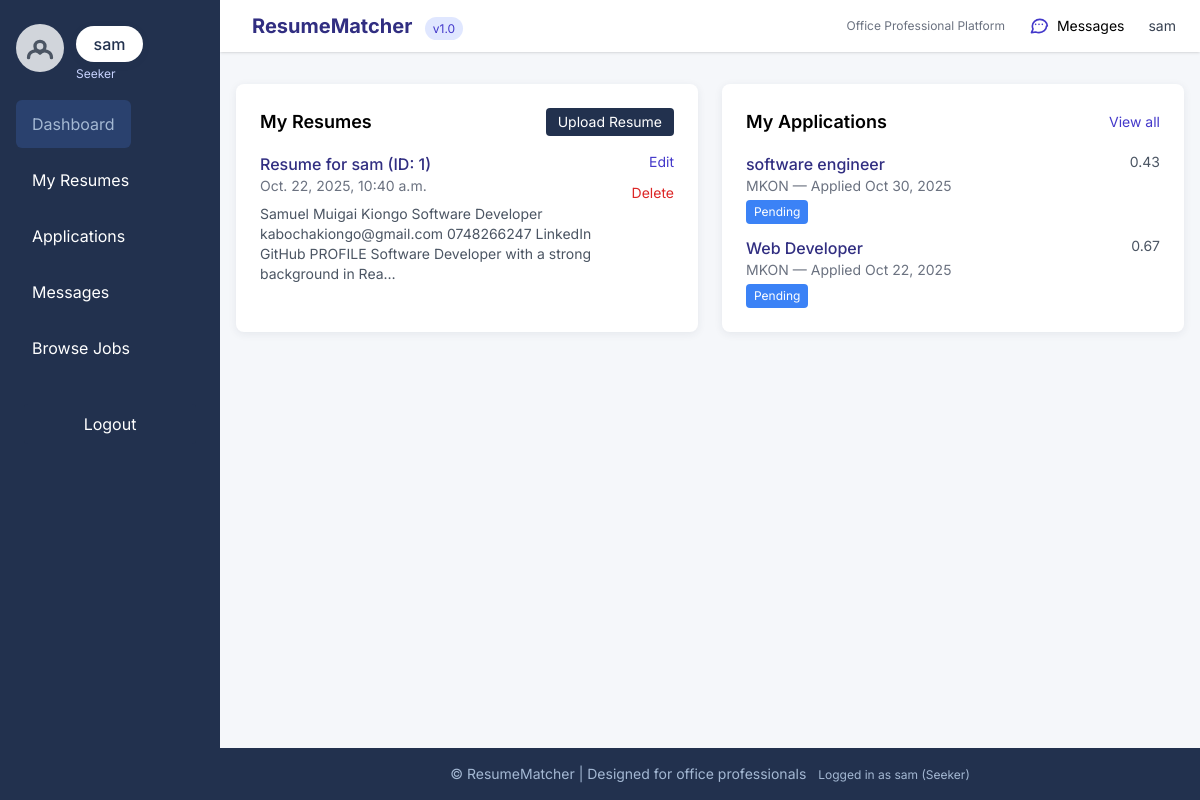
The app's page /dashboard/seeker/ (signed in), older data.
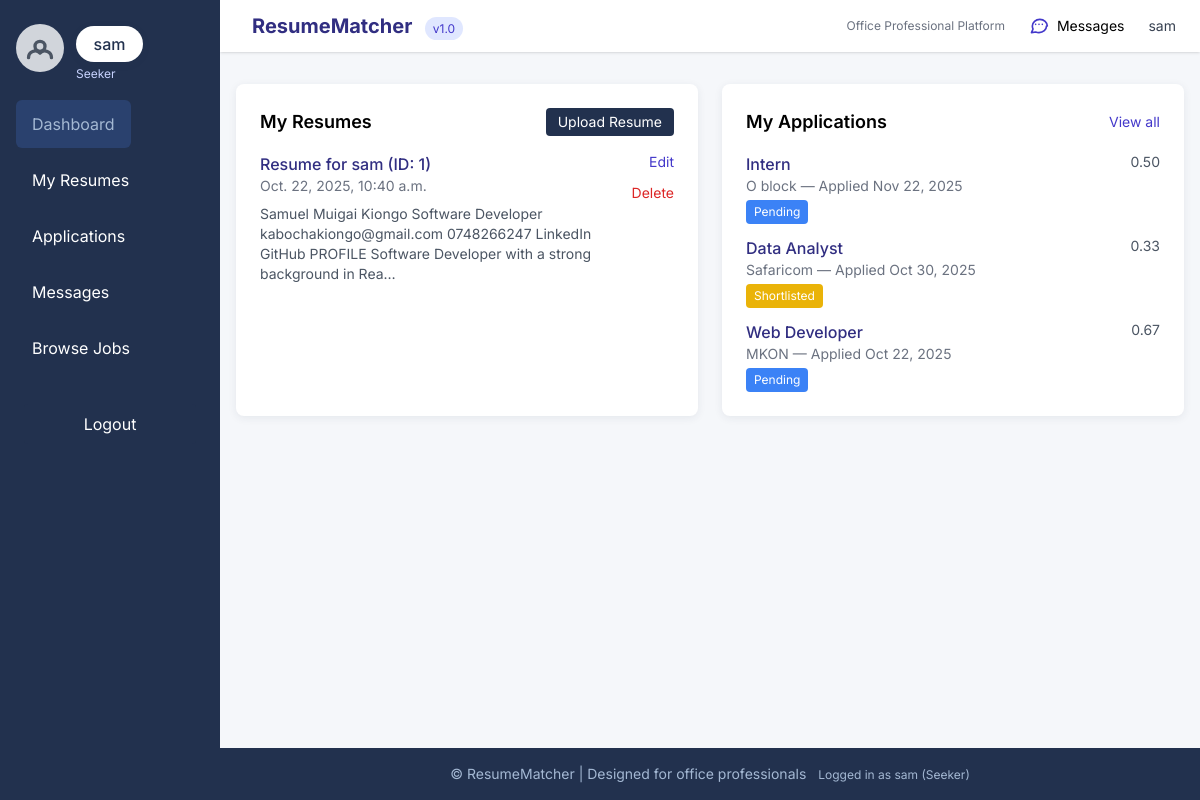
The same page, newer data.
### core/models.py (models this page shows, shortened)
class User(AbstractUser):
    USER_TYPES = (
        ('seeker', 'Job Seeker'),
        ('recruiter', 'Recruiter'),
        ('admin', 'Admin'),
    )
    account_type = models.CharField(max_length=10, choices=USER_TYPES, default='seeker')
    email = models.EmailField(unique=True)
    profile_picture = models.ImageField(upload_to='profiles/', blank=True, null=True)
    created_at = models.DateTimeField(auto_now_add=True)
    updated_at = models.DateTimeField(auto_now=True)
    class Meta:
        db_table = 'users'
        verbose_name = 'User'
        verbose_name_plural = 'Users'

class Resume(models.Model):
    resume_id = models.AutoField(primary_key=True)
    user = models.ForeignKey(User, on_delete=models.CASCADE, related_name='resumes')
    file = models.FileField(upload_to='resumes/', blank=True, null=True)
    extracted_text = models.TextField(blank=True, null=True)
    skills = models.ManyToManyField(Skill, blank=True, related_name='resumes')
    summary = models.TextField(blank=True, null=True)
    match_score = models.FloatField(
        default=0.0,
        validators=[MinValueValidator(0.0), MaxValueValidator(1.0)]
    )
    uploaded_at = models.DateTimeField(auto_now_add=True)
    updated_at = models.DateTimeField(auto_now=True)
    class Meta:
        db_table = 'resumes'
        verbose_name = 'Resume'
        verbose_name_plural = 'Resumes'
        ordering = ['-uploaded_at']
    def __str__(self):
        return f"Resume for {self.user.username} (ID: {self.resume_id})"

class Application(models.Model):
    STATUS_CHOICES = (
        ('pending', 'Pending'),
        ('shortlisted', 'Shortlisted'),
        ('rejected', 'Rejected'),
        ('hired', 'Hired'),
    )
    application_id = models.AutoField(primary_key=True)
    user = models.ForeignKey(User, on_delete=models.CASCADE, related_name='applications')
    job = models.ForeignKey(Job_Posting, on_delete=models.CASCADE, related_name='applications')
    resume = models.ForeignKey(
        Resume, on_delete=models.SET_NULL, null=True, blank=True, related_name='applications'
    )
    status = models.CharField(max_length=20, choices=STATUS_CHOICES, default='pending')
    match_score = models.FloatField(
        default=0.0,
        validators=[MinValueValidator(0.0), MaxValueValidator(1.0)],
        help_text="AI-generated match score (0-1)"
    )
    ai_feedback = models.TextField(blank=True, null=True)
    submission_date = models.DateTimeField(auto_now_add=True)
    updated_at = models.DateTimeField(auto_now=True)
    class Meta:
        db_table = 'applications'
        constraints = [
            models.UniqueConstraint(fields=['user', 'job'], name='unique_user_job_application')
        ]
        verbose_name = 'Application'
        verbose_name_plural = 'Applications'
        ordering = ['-submission_date']

class Job_Posting(models.Model):
    job_id = models.AutoField(primary_key=True)
    title = models.CharField(max_length=200)
    company = models.CharField(max_length=200)
    location = models.CharField(max_length=100, blank=True)
    description = models.TextField()
    requirements = models.ManyToManyField(Skill, blank=True, related_name='job_postings')
    requirements_text = models.TextField(blank=True, null=True, help_text="Optional free-text requirements")
    salary_range = models.CharField(max_length=50, blank=True, help_text="e.g., 'KES 50,000 - 100,000'")
    posted_by = models.ForeignKey(
        User, on_delete=models.CASCADE, related_name='posted_jobs',
        limit_choices_to={'account_type': 'recruiter'}
    )
    duration_min_months = models.PositiveSmallIntegerField(
        blank=True,
        null=True,
        validators=[MinValueValidator(0), MaxValueValidator(120)],
        help_text="Minimum expected duration in months (0 = open/indefinite)"
    )
    duration_max_months = models.PositiveSmallIntegerField(
        blank=True,
        null=True,
        validators=[MinValueValidator(0), MaxValueValidator(120)],
        help_text="Maximum expected duration in months (leave blank for open-ended)"
    )
    application_deadline = models.DateTimeField(
        blank=True,
        null=True,
        help_text="Optional deadline (date & time). After this time applications will be closed."
    )
    is_active = models.BooleanField(default=True)
    created_at = models.DateTimeField(auto_now_add=True)
    updated_at = models.DateTimeField(auto_now=True)
    class Meta:
        db_table = 'job_postings'
        verbose_name = 'Job Posting'
        verbose_name_plural = 'Job Postings'
        ordering = ['-created_at']

### core/views.py (the view)
# urls.py: path('dashboard/seeker/', views.seeker_dashboard, name='seeker_dashboard'),
@login_required
def seeker_dashboard(request):
    if request.user.account_type != 'seeker':
        return HttpResponseForbidden(render(request, '403.html'))
    resumes = Resume.objects.filter(user=request.user)
    applications = Application.objects.filter(user=request.user).select_related('job', 'resume')
    return render(request, 'seeker/seeker_dashboard.html', {
        'resumes': resumes,
        'applications': applications,
    })

### core/templates/seeker/seeker_dashboard.html (shortened to what this page needs)
{% extends "base.html" %}
{% block content %}
<div class="grid gap-6 md:grid-cols-2">
  <div class="card p-6">
    <div class="flex items-center justify-between mb-4">
      <h2 class="text-lg font-semibold">My Resumes</h2>
      <a href="{% url 'resume_create' %}" class="btn-primary px-3 py-1 rounded text-sm">Upload Resume</a>
    </div>
    {% if resumes %}
      <ul class="space-y-3">
        {% for resume in resumes %}
          <li class="flex items-start justify-between">
            <div>
              <a href="{% url 'resume_detail' resume.pk %}" class="font-medium text-indigo-900">{{ resume }}</a>
              <div class="text-sm text-gray-500">{{ resume.uploaded_at }}</div>
              <div class="text-sm text-gray-600 mt-2">{{ resume.summary|default:"(no summary)"|truncatechars:150 }}</div>
            </div>
            <div class="flex flex-col items-end space-y-2">
              <a href="{% url 'resume_update' resume.pk %}" class="text-sm text-indigo-700">Edit</a>
              <form method="post" action="{% url 'resume_delete' resume.pk %}">
                <button class="text-sm text-red-600" type="submit">Delete</button>
              </form>
            </div>
          </li>
        {% endfor %}
      </ul>
    {% else %}
      <p class="text-gray-600">You haven't uploaded any resumes yet.</p>
    {% endif %}
  </div>
  <div class="card p-6">
    <div class="flex items-center justify-between mb-4">
      <h2 class="text-lg font-semibold">My Applications</h2>
      <a href="{% url 'application_list' %}" class="text-sm text-indigo-700">View all</a>
    </div>
    {% if applications %}
      <ul class="space-y-3">
        {% for app in applications %}
          <li class="flex items-start justify-between">
            <div>
              <a href="{% url 'application_detail' app.pk %}" class="font-medium text-indigo-900">{{ app.job.title }}</a>
              <div class="text-sm text-gray-500">{{ app.job.company }} — Applied {{ app.submission_date|date:"M d, Y" }}</div>
              <div class="text-xs mt-1 inline-block px-2 py-1 rounded text-white
                {% if app.status == 'pending' %}bg-blue-500{% elif app.status == 'shortlisted' %}bg-yellow-500{% elif app.status == 'hired' %}bg-green-600{% else %}bg-red-600{% endif %}">
                {{ app.get_status_display }}
              </div>
            </div>
            <div class="text-sm text-gray-600">{{ app.match_score|floatformat:2 }}</div>
          </li>
        {% endfor %}
      </ul>
    {% else %}
      <p class="text-gray-600">You haven't applied to any jobs yet.</p>
    {% endif %}
  </div>
</div>
{% endblock %}

### core/templates/base.html (shortened to what this page needs)
<!DOCTYPE html>
<html lang="en">
<head>
    <script src="https://cdn.tailwindcss.com"></script>
</head>
<body>
    <div id="app-wrap">
        {% if user.is_authenticated %}
        <aside id="app-sidebar" class="sidebar flex flex-col items-start py-6 px-4" role="navigation" aria-label="Main menu">
            <div class="w-full flex items-center justify-between">
                <div class="flex items-center">
                    {% if user.profile_picture %}
                        <img src="{{ user.profile_picture.url }}" alt="Profile Picture" class="profile-pic mb-2">
                    {% else %}
                        <div class="profile-pic mb-2 flex items-center justify-center bg-gray-300 text-gray-600" aria-hidden="true">
                            <svg class="h-10 w-10" fill="none" stroke="currentColor" viewBox="0 0 24 24">
                                <path stroke-linecap="round" stroke-linejoin="round" stroke-width="2"
                                      d="M5.121 17.804A4 4 0 0112 15a4 4 0 016.879 2.804M15 11a3 3 0 11-6 0 3 3 0 016 0z" />
                            </svg>
                        </div>
                    {% endif %}
                    <div class="ml-3">
                        <div class="user-badge mb-1">{{ user.username }}</div>
                        <div class="text-xs text-indigo-200">{{ user.account_type|title }}</div>
                    </div>
                </div>
            </div>
            <nav class="nav-links w-full mt-4" aria-label="User navigation">
                {% if user.account_type == 'seeker' %}
                    <a href="{% url 'seeker_dashboard' %}" class="{% if request.resolver_match.url_name == 'seeker_dashboard' %}active{% endif %}">Dashboard</a>
                    <a href="{% url 'resume_list' %}" class="{% if request.resolver_match.url_name == 'resume_list' %}active{% endif %}">My Resumes</a>
                    <a href="{% url 'application_list' %}" class="{% if request.resolver_match.url_name == 'application_list' %}active{% endif %}">Applications</a>
                    <a href="{% url 'conversations_list' %}" class="{% if request.resolver_match.url_name == 'conversations_list' %}active{% endif %}">
                        Messages
                    </a>
                    <a href="{% url 'job_list' %}" class="{% if request.resolver_match.url_name == 'job_list' %}active{% endif %}">Browse Jobs</a>
                {% else %}
                    <a href="{% url 'job_list' %}">Browse Jobs</a>
                {% endif %}
            </nav>
            <form action="{% url 'logout' %}" method="post" class="mt-8 px-2 w-full">
                <button type="submit" class="btn-primary w-full py-2 rounded">Logout</button>
            </form>
        </aside>
        {% endif %}
        <div id="main-wrap" class="main-content-wrap flex flex-col min-h-screen" role="main">
            {% if user.is_authenticated %}
            <header class="bg-white shadow flex items-center justify-between px-6 py-3">
                <div class="flex items-center space-x-2">
                    <div>
                        <span class="font-bold text-xl text-indigo-900">ResumeMatcher</span>
                        <span class="text-xs bg-indigo-100 text-indigo-700 px-2 py-1 rounded-full ml-2">v1.0</span>
                    </div>
                </div>
                <div class="flex items-center space-x-3">
                    <span class="text-xs text-gray-500 hidden sm:block">Office Professional Platform</span>
                    <a href="{% url 'conversations_list' %}" class="text-sm px-3 py-1 hover:bg-gray-100 rounded hidden sm:inline-flex items-center" title="Messages">
                        Messages
                    </a>
                    <div class="ml-2 text-sm hidden sm:block">
                        <span class="text-gray-700">{{ user.get_full_name|default:user.username }}</span>
                    </div>
                </div>
            </header>
            {% endif %}
            <main class="scrollable-content max-w-5xl mx-auto py-8 px-4 w-full">
                {% block content %}{% endblock %}
            </main>
            <footer class="office-footer py-4 text-center text-sm mt-auto">
                &copy; {{ now|date:"Y" }} ResumeMatcher | Designed for office professionals
                <span class="ml-2 text-xs">
                    {% if user.is_authenticated %}
                        Logged in as {{ user.username }} ({{ user.account_type|title }})
                    {% else %}
                        Guest Mode
                    {% endif %}
                </span>
            </footer>
        </div>
    </div>
</body>
</html>

### core/templates/base.html (style rules this page uses)
html, body { height: 100%; margin: 0; padding: 0; }
body { font-family: 'Inter', Arial, sans-serif; background-color: #f5f7fa; height: 100vh; }
#app-wrap { min-height: 100vh; height: 100vh; display: flex; }
.office-footer { background-color: #22314e; color: #a4b8d3; }
.card { background: #fff; border-radius: 0.5rem; box-shadow: 0 2px 8px rgba(34,49,78,0.08); }
.btn-primary { background: #22314e; color: #fff; }
.sidebar { background: #22314e; min-width: 220px; max-width: 260px; color: #fff; flex-shrink: 0; height: 100vh; position: fixed; left: 0; top: 0; z-index: 40; transition: transform .22s ease; }
.sidebar a { color: #fff; display: block; padding: .75rem 1rem; border-radius: .375rem; transition: background .2s, color .2s; text-align: left; }
.sidebar a:hover, .sidebar .active { background: #2a416e; color: #a4b8d3; }
.sidebar .profile-pic { width: 48px; height: 48px; border-radius: 50%; object-fit: cover; margin-bottom: 0.75rem; }
.user-badge { background: #fff; color: #22314e; padding: .4rem 1.1rem; border-radius: 9999px; font-weight: 500; box-shadow: 0 2px 8px rgba(34,49,78,0.08); }
.nav-links { display: flex; flex-direction: column; align-items: flex-start; gap: 0.5rem; width: 100%; margin-top: 1.5rem; }
.sidebar form { width: 100%; }
.main-content-wrap { margin-left: 220px; width: calc(100vw - 220px); min-height: 100vh; display: flex; flex-direction: column; transition: margin-left .22s ease; }
.scrollable-content { flex: 1 1 auto; overflow-y: auto; padding-bottom: 1rem; }

Row changes from the older to the newer data that the page shows:
removed Application: job "software engineer", job.company "MKON", submission_date "Oct 30, 2025", status "Pending", match_score "0.43"
added Application: job "Intern", job.company "O block", submission_date "Nov 22, 2025", status "Pending", match_score "0.50"
added Application: job "Data Analyst", job.company "Safaricom", submission_date "Oct 30, 2025", status "Shortlisted", match_score "0.33"
